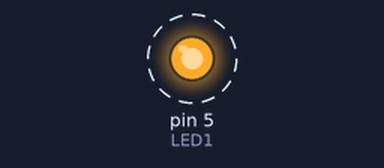
Bench run of a sketch on a simulated Arduino Uno, built with avr-gcc and run on an emulated ATmega328P. On the bench: output pins drawn as LEDs (lit = HIGH). Dashed ring = blinking.

Above: at 0.5 s.
Timing chart, 0 to 4.6 s (numbered marks = the images above):
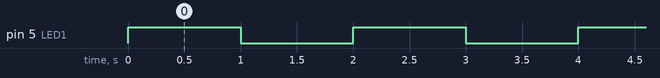

The sketch:

getting-started.ino
```cpp
// Alternating blinking lights with two LEDs

int LED1 = 5;
int LED2 = 2;

void setup() {
    pinMode(LED1, OUTPUT);
}

void loop() {
    digitalWrite(LED1, HIGH);
    digitalWrite(LED2, LOW);
    delay(1000);
    digitalWrite(LED1, LOW);
    digitalWrite(LED2, HIGH);
    delay(1000);
}
```

Measured:
- by itself, pin 5 (LED1): alternates HIGH for 1.0 s and LOW for 1.0 s
